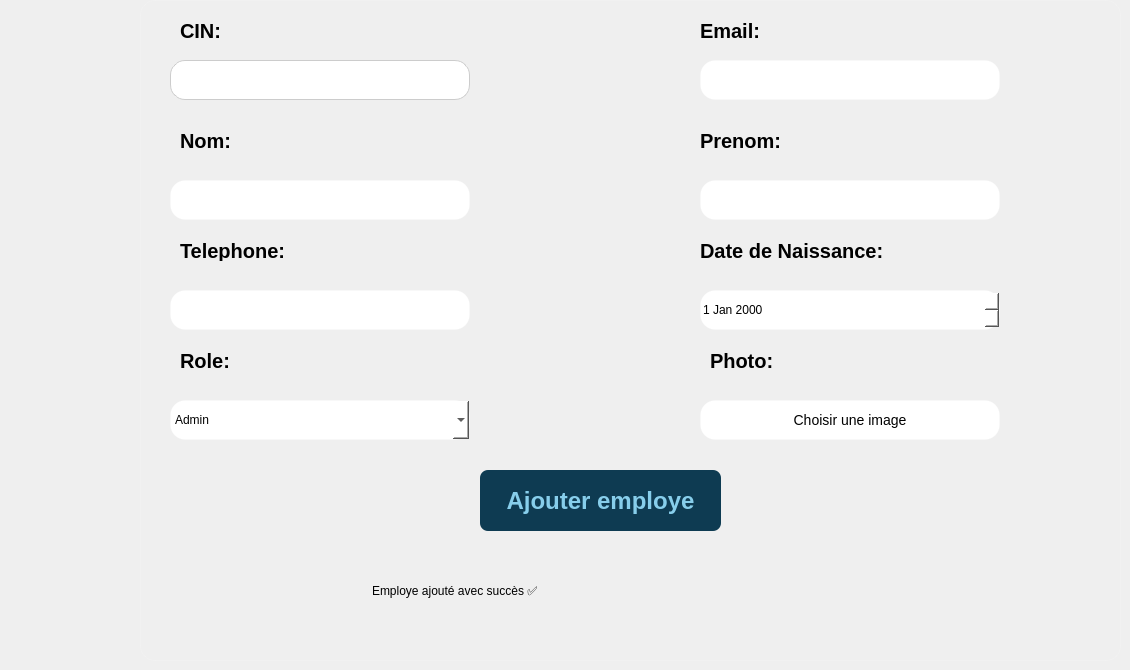
      <widget class="QWidget" name="ModifierEmployes">
       <widget class="QFrame" name="formBackground_3">
        <property name="geometry">
         <rect>
          <x>140</x>
          <y>0</y>
          <width>981</width>
          <height>661</height>
         </rect>
        </property>
        <property name="styleSheet">
         <string notr="true">background: qradialgradient(spread:pad, cx:0.5, cy:0.5, radius:1,
                                stop:0 rgba(255, 255, 255, 100),
                                stop:1 rgba(255, 255, 255, 20));
border-radius: 15px;
    border: 1px solid rgba(255, 255, 255, 30);</string>
        </property>
        <property name="frameShape">
         <enum>QFrame::Shape::StyledPanel</enum>
        </property>
        <property name="frameShadow">
         <enum>QFrame::Shadow::Raised</enum>
        </property>
        <widget class="QPushButton" name="photoInput_3">
         <property name="geometry">
          <rect>
           <x>560</x>
           <y>400</y>
           <width>300</width>
           <height>40</height>
          </rect>
         </property>
         <property name="styleSheet">
          <string notr="true">/*background-color: white;
border-radius: 5px;*/
border-radius: 15px;
background-color: white;
font-size: 14px;
color: black;</string>
         </property>
         <property name="text">
          <string>Choisir une image</string>
         </property>
        </widget>
        <widget class="QDateEdit" name="dateNInput_3">
         <property name="geometry">
          <rect>
           <x>560</x>
           <y>290</y>
           <width>300</width>
           <height>40</height>
          </rect>
         </property>
         <property name="styleSheet">
          <string notr="true">color: black;
background-color: white</string>
         </property>
        </widget>
        <widget class="QLineEdit" name="nameInput_3">
         <property name="geometry">
          <rect>
           <x>30</x>
           <y>180</y>
           <width>300</width>
           <height>40</height>
          </rect>
         </property>
         <property name="styleSheet">
          <string notr="true">border-radius: 15px;
background-color: white;
font-size: 14px;</string>
         </property>
         <property name="text">
          <string/>
         </property>
        </widget>
        <widget class="QLabel" name="label_11">
         <property name="geometry">
          <rect>
           <x>560</x>
           <y>240</y>
           <width>191</width>
           <height>21</height>
          </rect>
         </property>
         <property name="styleSheet">
          <string notr="true">color: black;
font-size: 20px;
font-weight: 500;
font: 14pt &quot;Titillium Web&quot;;
background: transparent;
border: 0px;</string>
         </property>
         <property name="text">
          <string>Date de Naissance:</string>
         </property>
        </widget>
        <widget class="QLabel" name="label_12">
         <property name="geometry">
          <rect>
           <x>570</x>
           <y>350</y>
           <width>111</width>
           <height>21</height>
          </rect>
         </property>
         <property name="styleSheet">
          <string notr="true">color: black;
font-size: 20px;
font-weight: 500;
font: 14pt &quot;Titillium Web&quot;;
background: transparent;
border: 0px;</string>
         </property>
         <property name="text">
          <string>Photo:</string>
         </property>
        </widget>
        <widget class="QLineEdit" name="cinInput_3">
         <property name="geometry">
          <rect>
           <x>30</x>
           <y>60</y>
           <width>300</width>
           <height>40</height>
          </rect>
         </property>
         <property name="styleSheet">
          <string notr="true">/*border-radius: 15px;
background-color: white;
font-size: 14px;*/

    background: white;
    border: 1px solid #ccc;
    border-radius: 15px;
    
    font-size: 14px;
    color: black; /* Readable text */
</string>
         </property>
         <property name="text">
          <string/>
         </property>
        </widget>
        <widget class="QLabel" name="label_13">
         <property name="geometry">
          <rect>
           <x>40</x>
           <y>350</y>
           <width>111</width>
           <height>21</height>
          </rect>
         </property>
         <property name="styleSheet">
          <string notr="true">color: black;
font-size: 20px;
font-weight: 500;
font: 14pt &quot;Titillium Web&quot;;
background: transparent;
border: 0px;</string>
         </property>
         <property name="text">
          <string>Role:</string>
         </property>
        </widget>
        <widget class="QLineEdit" name="emailInput_3">
         <property name="geometry">
          <rect>
           <x>560</x>
           <y>60</y>
           <width>300</width>
           <height>40</height>
          </rect>
         </property>
         <property name="styleSheet">
          <string notr="true">border-radius: 15px;
background-color: white;
font-size: 14px;</string>
         </property>
         <property name="text">
          <string/>
         </property>
        </widget>
        <widget class="QLabel" name="label_14">
         <property name="geometry">
          <rect>
           <x>40</x>
           <y>130</y>
           <width>111</width>
           <height>21</height>
          </rect>
         </property>
         <property name="styleSheet">
          <string notr="true">color: black;
font-size: 20px;
font-weight: 500;
font: 14pt &quot;Titillium Web&quot;;
background: transparent;
border: 0px;</string>
         </property>
         <property name="text">
          <string>Nom:</string>
         </property>
        </widget>
        <widget class="QLineEdit" name="prenomInput_3">
         <property name="geometry">
          <rect>
           <x>560</x>
           <y>180</y>
           <width>300</width>
           <height>40</height>
          </rect>
         </property>
         <property name="styleSheet">
          <string notr="true">border-radius: 15px;
background-color: white;
font-size: 14px;</string>
         </property>
         <property name="text">
          <string/>
         </property>
        </widget>
        <widget class="QLineEdit" name="telephoneInput_3">
         <property name="geometry">
          <rect>
           <x>30</x>
           <y>290</y>
           <width>300</width>
           <height>40</height>
          </rect>
         </property>
         <property name="styleSheet">
          <string notr="true">border-radius: 15px;
background-color: white;
font-size: 14px;</string>
         </property>
         <property name="text">
          <string/>
         </property>
        </widget>
        <widget class="QLabel" name="label_15">
         <property name="geometry">
          <rect>
           <x>560</x>
           <y>20</y>
           <width>111</width>
           <height>21</height>
          </rect>
         </property>
         <property name="styleSheet">
          <string notr="true">color: black;
font-size: 20px;
font-weight: 500;
font: 14pt &quot;Titillium Web&quot;;
background: transparent;
border: 0px;</string>
         </property>
         <property name="text">
          <string>Email:</string>
         </property>
        </widget>
        <widget class="QLabel" name="label_16">
         <property name="geometry">
          <rect>
           <x>560</x>
           <y>130</y>
           <width>111</width>
           <height>21</height>
          </rect>
         </property>
         <property name="styleSheet">
          <string notr="true">color: black;
font-size: 20px;
font-weight: 500;
font: 14pt &quot;Titillium Web&quot;;
background: transparent;
border: 0px;</string>
         </property>
         <property name="text">
          <string>Prenom:</string>
         </property>
        </widget>
        <widget class="QLabel" name="label_17">
         <property name="geometry">
          <rect>
           <x>40</x>
           <y>240</y>
           <width>111</width>
           <height>21</height>
          </rect>
         </property>
         <property name="styleSheet">
          <string notr="true">color: black;
font-size: 20px;
font-weight: 500;
font: 14pt &quot;Titillium Web&quot;;
background: transparent;
border: 0px;</string>
         </property>
         <property name="text">
          <string>Telephone:</string>
         </property>
        </widget>
        <widget class="QComboBox" name="roleInput_3">
         <property name="geometry">
          <rect>
           <x>30</x>
           <y>400</y>
           <width>300</width>
           <height>40</height>
          </rect>
         </property>
         <property name="styleSheet">
          <string notr="true">background-color: rgb(255, 255, 255);
color: black;</string>
         </property>
         <item>
          <property name="text">
           <string>Admin</string>
          </property>
         </item>
         <item>
          <property name="text">
           <string>Professeur</string>
          </property>
         </item>
         <item>
          <property name="text">
           <string>Livreur</string>
          </property>
         </item>
        </widget>
        <widget class="QLabel" name="label_18">
         <property name="geometry">
          <rect>
           <x>40</x>
           <y>20</y>
           <width>111</width>
           <height>21</height>
          </rect>
         </property>
         <property name="styleSheet">
          <string notr="true">color: black;
font-size: 20px;
font-weight: 500;
font: 14pt &quot;Titillium Web&quot;;
background: transparent;
border: 0px;</string>
         </property>
         <property name="text">
          <string>CIN:</string>
         </property>
        </widget>
        <widget class="QPushButton" name="ajouterEmp_4">
         <property name="geometry">
          <rect>
           <x>340</x>
           <y>470</y>
           <width>241</width>
           <height>61</height>
          </rect>
         </property>
         <property name="styleSheet">
          <string notr="true">background: #0E3B52;  
    border: none;  
    color: skyblue;  
    font-weight: bold; 
    font-size: 24px; 
    padding: 7px 15px;
    border-radius: 8px;  </string>
         </property>
         <property name="text">
          <string>Ajouter employe</string>
         </property>
        </widget>
        <widget class="QLineEdit" name="MessageForme_3">
         <property name="geometry">
          <rect>
           <x>230</x>
           <y>550</y>
           <width>541</width>
           <height>81</height>
          </rect>
         </property>
         <property name="styleSheet">
          <string notr="true">background: transparent;
font: 600 22pt &quot;Segoe UI&quot;;
border: 0px;</string>
         </property>
         <property name="text">
          <string>Employe ajouté avec succès ✅</string>
         </property>
        </widget>
       </widget>
      </widget>
